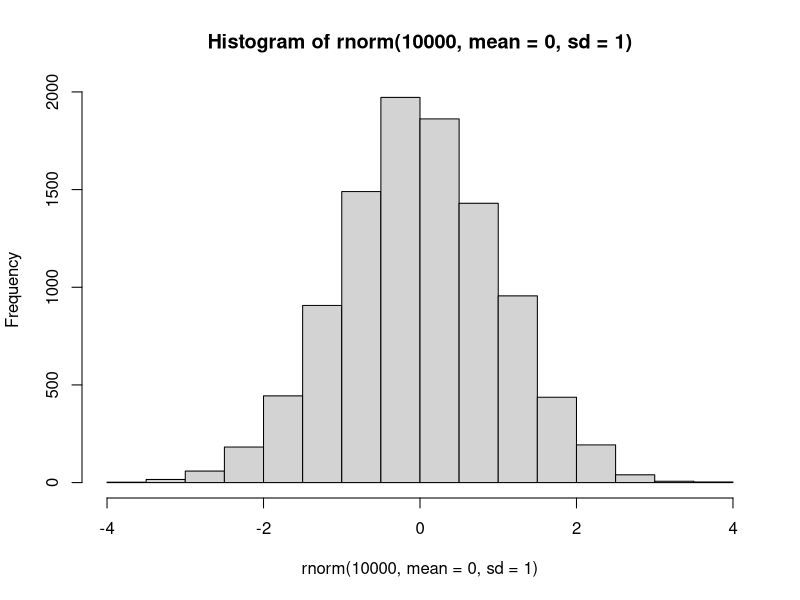
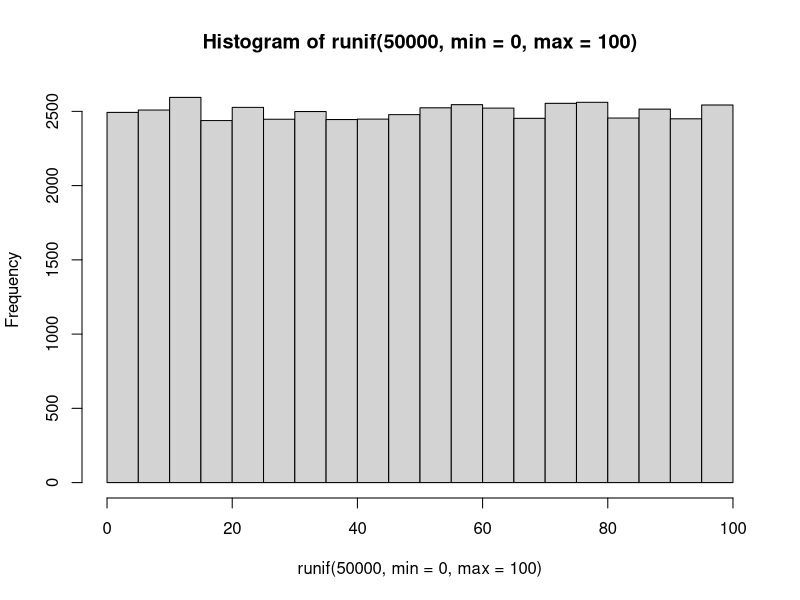

The R script that drew these images, in order:
# 내장함수와 사용자 정의 함수
# 주요 내장함수(기본)
seq(0, 5, by=1.5)
set.seed(1)
rnorm(10, mean = 0, sd= 1) # 1 정규분포를 따르는 난수(표준편차)
hist(rnorm(10000, mean = 0, sd= 1)) #내장함수


runif(10, min=0, max=100) # 2. 균등분포를 따르는 난수
hist(runif(50000, min=0, max=100))

sample(0:100, 10)

vec <- 1:10 # 1부터 10까지의 벡터값
min(vec)
max(vec)
mean(vec)
median(vec) # 중의수
var(vec) # 분산값
sd(vec) # 표준편차

# 데이터값 - 평균 = 편차 -> 편차 제곱의 합 / 전체갯수 - 1 -> 분산값
sum((vec - mean(vec)) ** 2) / (length(vec) - 1)

sd(vec)
sqrt(sum((vec - mean(vec)) ** 2) / length(vec) - 1)

sd(vec) / mean(vec) # 변동계수

prod(vec) # 1부터 10까지의 곱
factorial(10)

table(vec) # 빈도수

abs(-3) # 절대값

getwd() # 내장함수

mean(iris$Sepal.Length) # 
sd(iris$Sepal.Length) # 편차 구하기

# ...

# ㅡㅡㅡㅡㅡㅡㅡㅡㅡㅡㅡㅡㅡㅡㅡㅡㅡ
# 사용자 정의함수
func1 <- function(){
  print("사용자 정의 함수")
}

func1()

func2 <- function(arg1){
  print(arg1)
  return(arg1 + 100)
}

func2(10) # 10 110

# 윤년체크
yun_func <- function(y){
  if(y %% 4 == 0 & y %% 100 != 0 | y %% 400 == 0){ # 4의 배수이고 100의 배수가 아니거나, 400...
    paste(y, '년은 윤년')
  }else{
    paste(y, '년은 평년')
  }
}
yun_func(2022) # "2022 년은 평년"
yun_func(2020) # "2020 년은 윤년"















